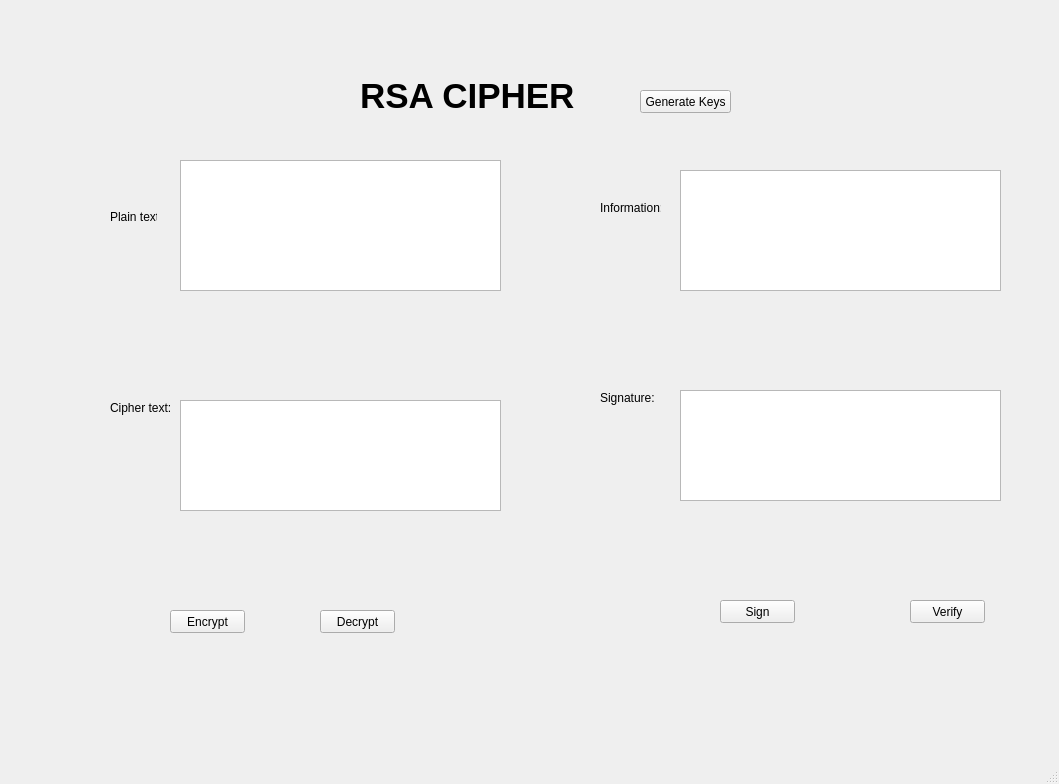
<?xml version="1.0" encoding="UTF-8"?>
<ui version="4.0">
 <class>MainWindow</class>
 <widget class="QMainWindow" name="MainWindow">
  <property name="geometry">
   <rect>
    <x>0</x>
    <y>0</y>
    <width>1059</width>
    <height>784</height>
   </rect>
  </property>
  <property name="windowTitle">
   <string>MainWindow</string>
  </property>
  <widget class="QWidget" name="centralwidget">
   <widget class="QLabel" name="lbCaser">
    <property name="geometry">
     <rect>
      <x>360</x>
      <y>50</y>
      <width>241</width>
      <height>91</height>
     </rect>
    </property>
    <property name="font">
     <font>
      <pointsize>26</pointsize>
      <weight>75</weight>
      <bold>true</bold>
     </font>
    </property>
    <property name="text">
     <string>RSA CIPHER</string>
    </property>
   </widget>
   <widget class="QLabel" name="label">
    <property name="geometry">
     <rect>
      <x>110</x>
      <y>210</y>
      <width>47</width>
      <height>13</height>
     </rect>
    </property>
    <property name="text">
     <string>Plain text:</string>
    </property>
   </widget>
   <widget class="QLabel" name="label_2">
    <property name="geometry">
     <rect>
      <x>110</x>
      <y>400</y>
      <width>61</width>
      <height>16</height>
     </rect>
    </property>
    <property name="text">
     <string>Cipher text:</string>
    </property>
   </widget>
   <widget class="QLabel" name="label_3">
    <property name="geometry">
     <rect>
      <x>600</x>
      <y>200</y>
      <width>61</width>
      <height>16</height>
     </rect>
    </property>
    <property name="text">
     <string>Information:</string>
    </property>
   </widget>
   <widget class="QLabel" name="label_4">
    <property name="geometry">
     <rect>
      <x>600</x>
      <y>390</y>
      <width>61</width>
      <height>16</height>
     </rect>
    </property>
    <property name="text">
     <string>Signature:</string>
    </property>
   </widget>
   <widget class="QPushButton" name="btnEncrypt">
    <property name="geometry">
     <rect>
      <x>170</x>
      <y>610</y>
      <width>75</width>
      <height>23</height>
     </rect>
    </property>
    <property name="text">
     <string>Encrypt</string>
    </property>
   </widget>
   <widget class="QPushButton" name="btnDecrypt">
    <property name="geometry">
     <rect>
      <x>320</x>
      <y>610</y>
      <width>75</width>
      <height>23</height>
     </rect>
    </property>
    <property name="text">
     <string>Decrypt</string>
    </property>
   </widget>
   <widget class="QPushButton" name="btnSign">
    <property name="geometry">
     <rect>
      <x>720</x>
      <y>600</y>
      <width>75</width>
      <height>23</height>
     </rect>
    </property>
    <property name="text">
     <string>Sign</string>
    </property>
   </widget>
   <widget class="QPushButton" name="btnVerify">
    <property name="geometry">
     <rect>
      <x>910</x>
      <y>600</y>
      <width>75</width>
      <height>23</height>
     </rect>
    </property>
    <property name="text">
     <string>Verify</string>
    </property>
   </widget>
   <widget class="QPushButton" name="btnGenerateKeys">
    <property name="geometry">
     <rect>
      <x>640</x>
      <y>90</y>
      <width>91</width>
      <height>23</height>
     </rect>
    </property>
    <property name="text">
     <string>Generate Keys</string>
    </property>
   </widget>
   <widget class="QTextEdit" name="txtPlain">
    <property name="geometry">
     <rect>
      <x>180</x>
      <y>160</y>
      <width>321</width>
      <height>131</height>
     </rect>
    </property>
   </widget>
   <widget class="QTextEdit" name="txtCipher">
    <property name="geometry">
     <rect>
      <x>180</x>
      <y>400</y>
      <width>321</width>
      <height>111</height>
     </rect>
    </property>
   </widget>
   <widget class="QTextEdit" name="txtInformation">
    <property name="geometry">
     <rect>
      <x>680</x>
      <y>170</y>
      <width>321</width>
      <height>121</height>
     </rect>
    </property>
   </widget>
   <widget class="QTextEdit" name="txtSignature">
    <property name="geometry">
     <rect>
      <x>680</x>
      <y>390</y>
      <width>321</width>
      <height>111</height>
     </rect>
    </property>
   </widget>
  </widget>
  <widget class="QMenuBar" name="menubar">
   <property name="geometry">
    <rect>
     <x>0</x>
     <y>0</y>
     <width>1059</width>
     <height>21</height>
    </rect>
   </property>
  </widget>
  <widget class="QStatusBar" name="statusbar"/>
 </widget>
 <resources/>
 <connections/>
</ui>
